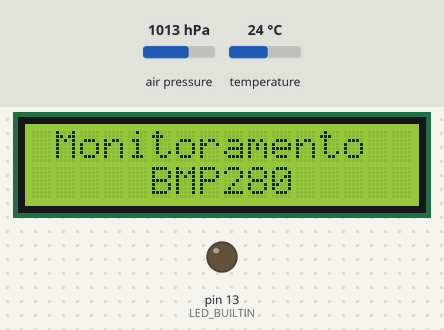
A program run on a simulated Arduino Uno, built with avr-gcc and run on an emulated ATmega328P. Parts: 16×2 character LCD, output pins drawn as LEDs (lit = HIGH). The inputs (shaded band) are chosen by the test bench; at power-on: temperature 24 °C, air pressure 1013 hPa.

Above: at 1.3 s.
1.4 s: temperature set to 12 °C
At 11.2 s:
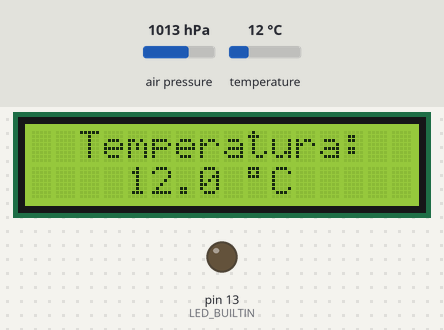
16.2 s: air pressure set to 952 hPa
At 21.3 s:
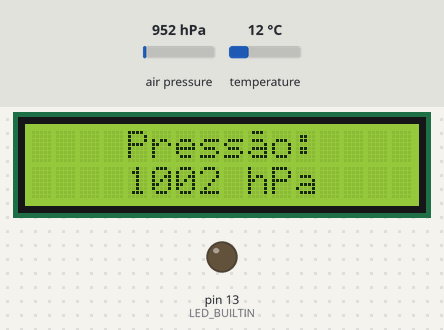
31.0 s: temperature set to 19 °C
At 41.3 s:
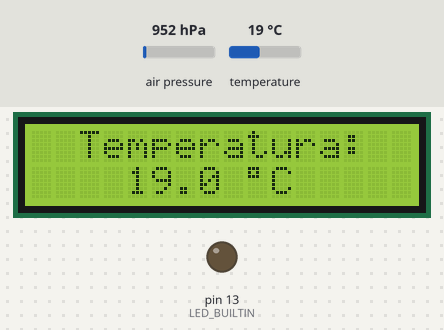
45.8 s: air pressure set to 975 hPa
At 61.2 s:
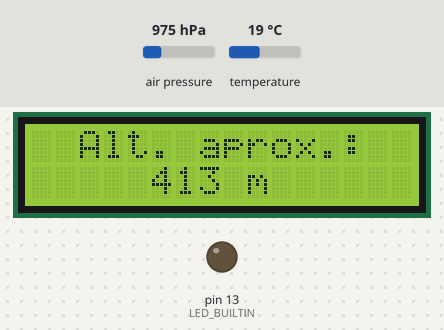
Timing chart, 0 to 61.6 s (numbered marks = the images above; inputs shaded):
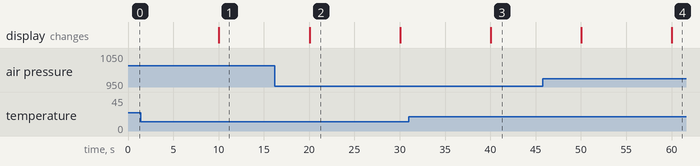

The program:

main.cpp
```cpp
/*
  :: BMP280 ::

  Tensão de Operação: 1.7 - 3.6 V
  Consumo de Corrente: 2.7 µA
  Faixa de Temperatura: -40 à 85 °C
  Precisão da Temperatura: ±1.0 °C
  Faixa de Medição da Pressão: 300 - 1100 hPa (equiv. +9000 à -500 m
  acima/abaixo do nível do mar) Precisão: ±0.12 hPa (equiv. ±1 m) Interfaces:
  I2C e SPI Dimensões: 15 x 12 x 2,3 mm (sem os pinos)
*/

#include <Adafruit_BMP280.h>
#include <Adafruit_Sensor.h>
#include <LiquidCrystal_I2C.h>

LiquidCrystal_I2C lcd(0x27, 16, 2);
Adafruit_BMP280 bmp;

const unsigned int intervalo = 10000;
unsigned long millisAnterior = 0UL;
byte estado = 0;

byte aAtilde[8] = {0b01110, 0b00000, 0b01110, 0b00001,
                   0b01111, 0b10001, 0b01111};

// Protótipo das funções

void mostraInicio(void);
void mostraTemperatura(void);
void mostraPressao(void);
void mostraAltitude(void);

void setup(void) {

  Serial.begin(9600);

  pinMode(LED_BUILTIN, OUTPUT);
  digitalWrite(LED_BUILTIN, 0);

  lcd.createChar(0, aAtilde);

  lcd.init();
  lcd.backlight();
  lcd.clear();

  if (!bmp.begin(0x76)) {

    Serial.println("Sensor BMP280 não identificado! Verifique as conexões e/ou "
                   "o endereço I2C.");
    while (1)
      ;
  }

  mostraInicio();
}

void loop(void) {

  unsigned long millisAtual = millis();

  if ((millisAtual - millisAnterior) >= intervalo) {

    millisAnterior = millisAtual;

    switch (estado) {

    case 0:

      mostraTemperatura();
      estado++;
      break;

    case 1:

      mostraPressao();
      estado++;
      break;

    case 2:

      mostraAltitude();
      estado = 0;
    }
  }
}

void mostraTemperatura(void) {

  float temperatura = bmp.readTemperature();

  if (temperatura < (-40.0f) || temperatura > 85.0f) {

    lcd.setCursor(0, 0);
    lcd.print("  Temperatura:  ");
    lcd.setCursor(0, 1);
    lcd.print("       - ");
    lcd.setCursor(9, 1);
    lcd.print((char)223);
    lcd.print("C");
    lcd.print("                ");
  }

  else {

    lcd.setCursor(0, 0);
    lcd.print("  Temperatura:  ");
    lcd.setCursor(0, 1);
    lcd.print("    ");
    lcd.print(temperatura, 1);
    lcd.print("  ");
    lcd.setCursor(9, 1);
    lcd.print((char)223);
    lcd.print("C");
    lcd.print("                ");
  }
}

void mostraPressao(void) {

  int pressao = (bmp.readPressure() / 100) + 50;

  if (pressao < 300.0f || pressao > 1100.0f) {

    lcd.setCursor(0, 0);
    lcd.print("    Press");
    lcd.setCursor(9, 0);
    lcd.write(byte(0));
    lcd.print("o:      ");
    lcd.setCursor(0, 1);
    lcd.print("      - hPa     ");
  }

  else {

    lcd.setCursor(0, 0);
    lcd.print("    Press");
    lcd.setCursor(9, 0);
    lcd.write(byte(0));
    lcd.print("o:      ");
    lcd.setCursor(0, 1);
    lcd.print("    ");
    lcd.print(pressao);
    lcd.print(" hPa");
    lcd.print("                ");
  }
}

void mostraAltitude(void) {

  int altitude = bmp.readAltitude(1024.2f);

  lcd.setCursor(0, 0);
  lcd.print("  Alt. aprox.:  ");
  lcd.setCursor(0, 1);
  lcd.print("     ");
  lcd.print(altitude);
  lcd.print(" m");
  lcd.print("                ");
}

void mostraInicio(void) {

  lcd.setCursor(0, 0);
  lcd.print(" Monitoramento  ");
  lcd.print("                ");

  lcd.setCursor(0, 1);
  lcd.print("     BMP280     ");
  lcd.print("                ");
}
```

Measured:
- after the input at 1.4 s, the display: changes after 8.6 s (image 1)
- after the input at 31.0 s, the display: changes after 9.0 s (image 3)
- what the display in image 2 shows lasts 10.0 s, from 20.0 s to 30.0 s
